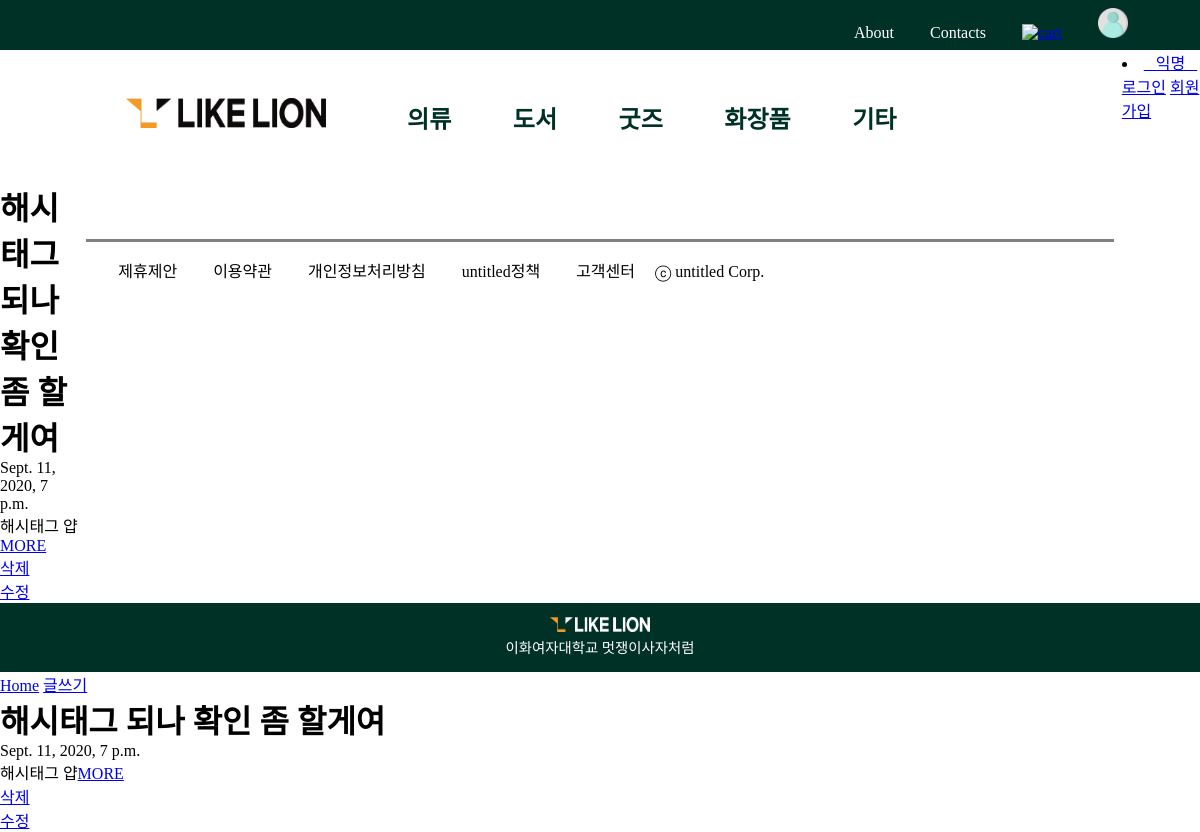
The page /blog/ on the database as committed earlier.
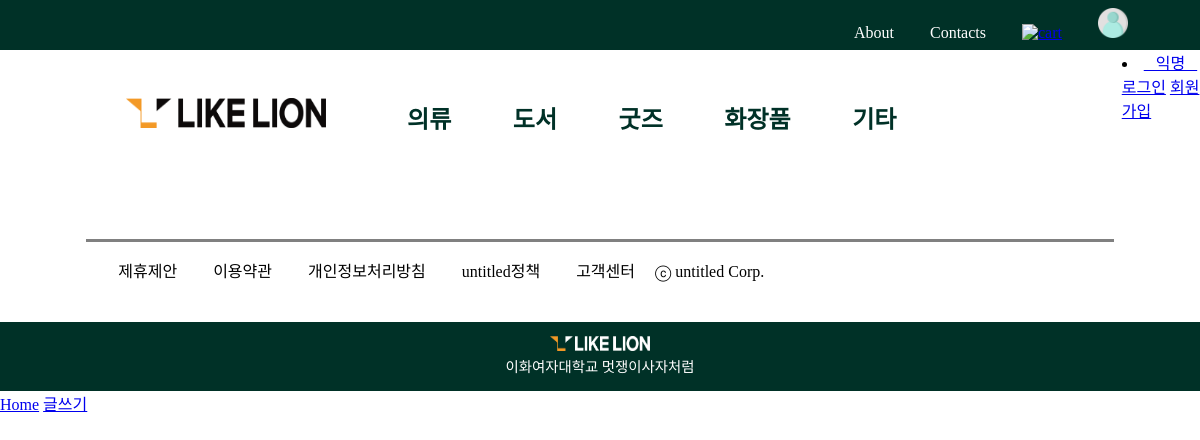
The same page on the database as committed later.
### blog/models.py (models this page shows, shortened)
class Blog(models.Model):
    title=models.CharField('title',max_length=200)
    pub_date=models.DateTimeField('DATE PUBLISHED')
    body=models.TextField()
    hashtag=models.ManyToManyField(Hashtag)
    def summary(self):
        return self.body[:100]

### blog/views.py (the view)
# urls.py: 2. Add a URL to urlpatterns:  path('', views.home, name='home')
def home(request):
    blogs=Blog.objects
    return render(request,'home.html',{'blogs':blogs})

### blog/templates/home.html (shortened to what this page needs)
{% extends 'base.html' %}
{% load static %}
{% block content %}
{% for blog in blogs.all %}
    <div class="container">
        <h1>{{blog.title}}</h1>
        <p>{{blog.pub_date}}</p>
        <p>{{blog.summary}}<a href="{%url 'blog:detail' blog.id %}">MORE</a></p>
        <p><a href='{% url "blog:delete" blog.id %}'>삭제</a></p>
        <p><a href='{% url "blog:edit" blog.id %}'>수정</a></p>
    </div>
{% endfor %}
    {% endblock %}

### templates/base.html (shortened to what this page needs)
<!DOCTYPE html>
<html lang="en">
<head>
    {% load static %}
    <link rel="stylesheet" href="{% static 'css/home.css' %}">
</head>
<body>
    <div id="grid">
        <div id="menu_bar">
            <ul class="group_nav">
                <li class="nav_item">
                    <a href="about.html" class="nav">About</a>
                </li>
                <li class="nav_item">
                    <a href="contacts.html" class="nav">Contacts</a>
                </li>
                <a href="cart.html"><img src="{% static 'image//shopping-cart.png' %}" alt="cart" width="30" height="30" class="icon"></a>
                <a href="my_page.html"><img src="{% static 'image/person.png' %}" alt="my_page" width="30" height="30" class="icon"></a>
            </ul>
        </div>
        <div id="empty"></div>
        <div id="header">
            <ul class="group_menu">
                <li class="menu_item">
                    <a href="./home"><img src="{% static 'image/basiclogo_E_H.png' %}" alt="untitled" width="200" height="30" class="img"></a>
                </li>
                <li class="menu_item">
                    <a href="{% url 'blog:cloth' %}" class="menu">의류</a>
                </li>
                <li class="menu_item">
                    <a href="book.html" class="menu">도서</a>
                </li>
                <li class="menu_item">
                    <a href="goods.html" class="menu">굿즈</a>
                </li>
                <li class="menu_item">
                    <a href="cosmetic.html" class="menu">화장품</a>
                </li>
                <li class="menu_item">
                    <a href="etc.html" class="menu">기타</a>
                </li>
            </ul>
        </div>
        <li class="nav-item dropdown mx-1 btn btn-primary">
        {% if user.is_active %}
        <a href="#" class="nav-link dropdown-toggle text-white" data-toggle="dropdown">
          <i class="fas fa-user"></i> &ensp; {% firstof user.get_short_name user.get_username %} &ensp;
        </a>
        <div class="dropdown-menu">
          <a href="{% url 'logout' %}" class="dropdown-item">로그아웃</a>
          <a href="{% url 'password_change' %}" class="dropdown-item">비밀번호 변경</a>
        </div>
        {%else%}
        <a href="#" class="nav-link dropdown-toggle text-white" data-toggle="dropdown">
          &ensp; 익명 &ensp;
        </a>
        <div class="dropdown-menu">
          <a href="{% url 'login' %}" class="dropdown-item">로그인</a>
          <a href="{% url 'register' %}" class="dropdown-item">회원가입</a>
        </div>
        {%endif%}
      </li>
      {%block content%}{%endblock%}
        <div id="footer">
            <div class="footer-menu">
                <ul class="group_nav">
                    <li class="nav_item">
                        <a href="affiliation.html" class="nav1">제휴제안</a>
                    </li>
                    <li class="nav_item">
                        <a href="" class="nav1">이용약관</a>
                    </li>
                    <li class="nav_item">
                        <a href="" class="nav1">개인정보처리방침</a>
                    </li>
                    <li class="nav_item">
                        <a href="" class="nav1">untitled정책</a>
                    </li>
                    <li class="nav_item">
                        <a href="" class="nav1">고객센터</a>
                    </li>
                    <li class="nav_item">
                        <p>ⓒ untitled Corp.</p>
                    </li>
                </ul>
            </div>
        </div>
        <div id="footer-logo">
            <img src="{% static 'image/basiclogo_E_H_W.png' %}" alt="untitled" width="100" height="15">
            <p>이화여자대학교 멋쟁이사자처럼</p>
        </div>
    </div>
<div class="navbar">
    <a class="nav-item nav-link" href="{% url 'blog:home' %}">Home</span></a>
    <a class="nav-item nav-link" href="{% url 'blog:new' %}">글쓰기</a>
</div>
{% for blog in blogs.all %}
    <div class="container">
        <h1>{{blog.title}}</h1>
        <p>{{blog.pub_date}}</p>
        <p>{{blog.summary}}<a href="{%url 'blog:detail' blog.id %}">MORE</a></p>
        <p><a href='{% url "blog:delete" blog.id %}'>삭제</a></p>
        <p><a href='{% url "blog:edit" blog.id %}'>수정</a></p>
    </div>
{% endfor %}
</body>
</html>

### blog/static/css/home.css (style rules this page uses)
* { margin: 0; padding: 0; font-family: ; }
#grid { display: grid; grid-template-columns: 0.3fr 1fr 1fr 1fr 1fr 0.3fr; }
#menu_bar { grid-column: 1/7; background-color:rgb(0,49,39); padding: 0.5em; text-align: right; }
.group_nav { list-style: none; margin-right: 2em; }
.nav_item { display: inline-block; }
.nav { text-decoration: none; color:white; margin-right: 2em; margin-bottom: 1em; }
.icon { margin-right: 2em; }
#empty { grid-column: 1/2; }
#header { grid-column: 2/6; padding: 2em; }
.group_menu { list-style: none; display: inline-block; margin: 1em; }
.menu_item { display: inline-block; }
.img { margin-right: 3em; }
.menu { margin-top: 1em; margin-bottom: 1em; padding: 1.2em; text-decoration: none; color: rgb(0,49,39); font-weight: bold; font-size: 1.5em; }
#footer { grid-column: 2/6; padding: 0.5em; margin-top: 3em; color: black; }
.footer-menu { border-style: solid; border-bottom: none; border-left: none; border-right: none; border-color: gray; padding-top: 1em; padding-left: 1em; padding-bottom: 2em; }
.nav1 { text-decoration: none; color:black; padding: 1em; }
#footer-logo { grid-column: 1/7; background-color: rgb(0,49,39); text-align: center; color: white; padding: 1em; font-size: 0.9em; }

Rows that differ between the two databases and show on the page:
removed Blog: title "해시태그 되나 확인 좀 할게여", pub_date "Sept. 11, 2020, 7 p.m.", summary "해시태그 얍"
